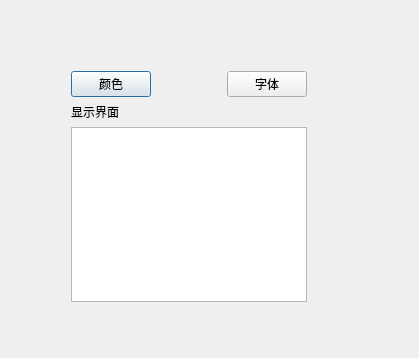
<?xml version="1.0" encoding="UTF-8"?>
<ui version="4.0">
 <class>Dialog</class>
 <widget class="QDialog" name="Dialog">
  <property name="geometry">
   <rect>
    <x>0</x>
    <y>0</y>
    <width>419</width>
    <height>358</height>
   </rect>
  </property>
  <property name="windowTitle">
   <string>Dialog</string>
  </property>
  <widget class="QWidget" name="">
   <property name="geometry">
    <rect>
     <x>60</x>
     <y>60</y>
     <width>258</width>
     <height>253</height>
    </rect>
   </property>
   <layout class="QVBoxLayout" name="verticalLayout">
    <item>
     <layout class="QHBoxLayout" name="horizontalLayout">
      <item>
       <widget class="QPushButton" name="pushButton">
        <property name="text">
         <string>颜色</string>
        </property>
       </widget>
      </item>
      <item>
       <spacer name="horizontalSpacer">
        <property name="orientation">
         <enum>Qt::Horizontal</enum>
        </property>
        <property name="sizeHint" stdset="0">
         <size>
          <width>48</width>
          <height>20</height>
         </size>
        </property>
       </spacer>
      </item>
      <item>
       <widget class="QPushButton" name="pushButton_2">
        <property name="text">
         <string>字体</string>
        </property>
       </widget>
      </item>
     </layout>
    </item>
    <item>
     <widget class="QLabel" name="label">
      <property name="text">
       <string>显示界面</string>
      </property>
     </widget>
    </item>
    <item>
     <widget class="QPlainTextEdit" name="plainTextEdit"/>
    </item>
   </layout>
  </widget>
  <zorder>pushButton</zorder>
  <zorder>pushButton_2</zorder>
  <zorder>horizontalSpacer</zorder>
  <zorder>plainTextEdit</zorder>
  <zorder>plainTextEdit</zorder>
  <zorder>label</zorder>
 </widget>
 <layoutdefault spacing="6" margin="11"/>
 <resources/>
 <connections/>
</ui>
